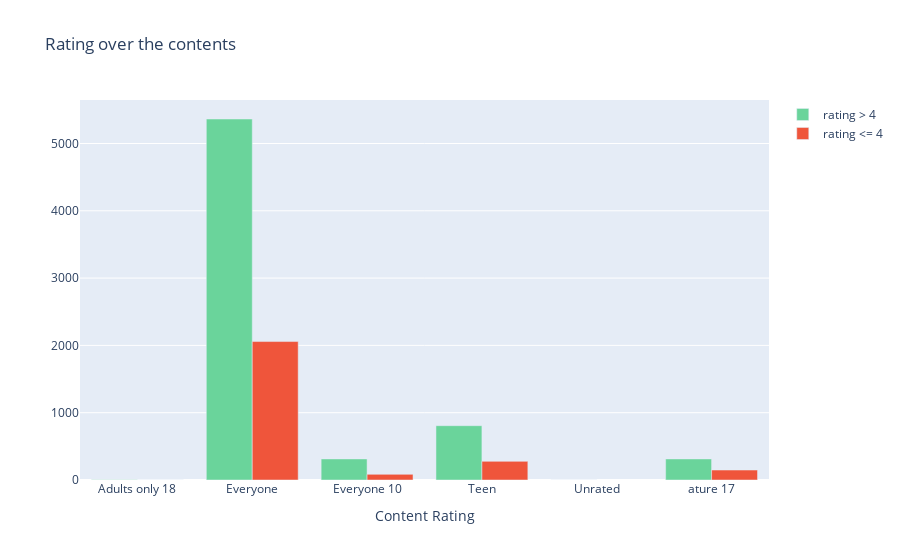

Notebook code cell kept with this figure:
### Code cell
col='Content Rating'
v1=d3[col].value_counts().reset_index()
v1=v1.rename(columns={col:'count','index':col})
v1['percent']=v1['count'].apply(lambda x : 100*x/sum(v1['count']))
v1=v1.sort_values(col)
v2=d4[col].value_counts().reset_index()
v2=v2.rename(columns={col:'count','index':col})
v2['percent']=v2['count'].apply(lambda x : 100*x/sum(v2['count']))
v2=v2.sort_values(col)
trace1 = go.Bar(x=v1[col], y=v1["count"], name="rating > 4", marker=dict(color="#6ad49b"))
trace2 = go.Bar(x=v2[col], y=v2["count"], name="rating <= 4", marker=dict())
y = [trace1, trace2]
layout={'title':"Rating over the contents",'xaxis':{'title':"Content Rating"}}
fig = go.Figure(data=y, layout=layout)
iplot(fig)

### Figure 1 — Plotly figure (JSON) as saved in the notebook; plotly's stock layout.template omitted (floating-point values rounded to 4 significant figures)
{"data": [{"marker": {"color": "#6ad49b"}, "name": "rating > 4", "type": "bar", "x": ["Adults only 18", "Everyone", "Everyone 10", "Teen", "Unrated", "ature 17"], "y": [2, 5364, 313, 807, 1, 313]}, {"name": "rating <= 4", "type": "bar", "x": ["Adults only 18", "Everyone", "Everyone 10", "Teen", "ature 17"], "y": [1, 2057, 84, 277, 148]}], "layout": {"title": {"text": "Rating over the contents"}, "xaxis": {"title": {"text": "Content Rating"}}}}
